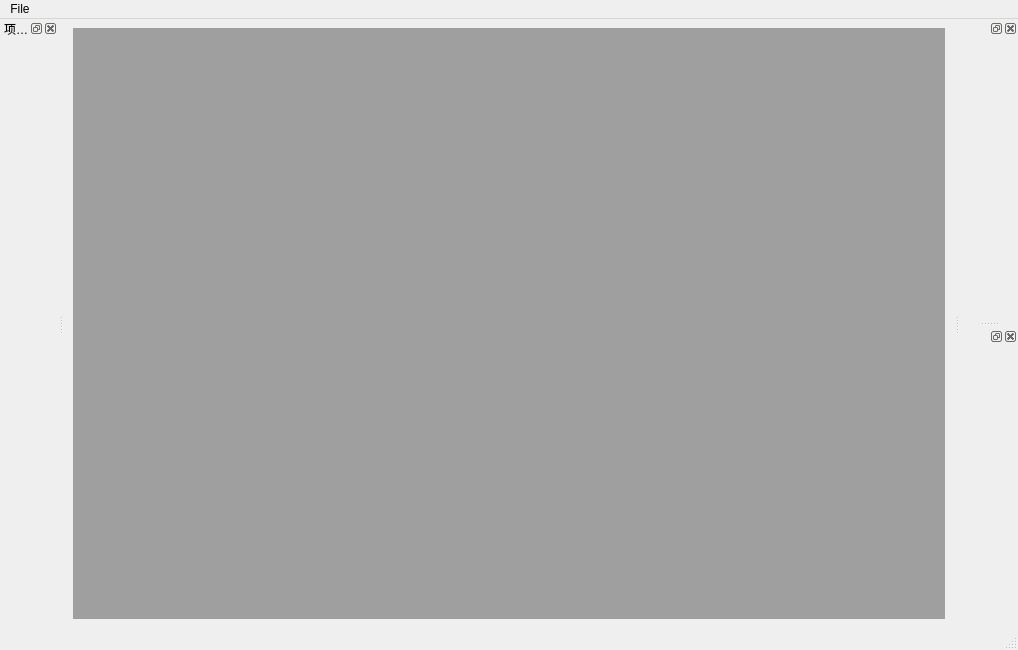
<?xml version="1.0" encoding="UTF-8"?>
<ui version="4.0">
 <class>MainWindow</class>
 <widget class="QMainWindow" name="MainWindow">
  <property name="geometry">
   <rect>
    <x>0</x>
    <y>0</y>
    <width>1018</width>
    <height>650</height>
   </rect>
  </property>
  <property name="windowTitle">
   <string>MainWindow</string>
  </property>
  <widget class="QWidget" name="centralwidget">
   <layout class="QGridLayout" name="gridLayout">
    <item row="0" column="0">
     <widget class="QMdiArea" name="mdiArea"/>
    </item>
   </layout>
  </widget>
  <widget class="QMenuBar" name="menubar">
   <property name="geometry">
    <rect>
     <x>0</x>
     <y>0</y>
     <width>1018</width>
     <height>21</height>
    </rect>
   </property>
   <widget class="QMenu" name="menuFile">
    <property name="title">
     <string>File</string>
    </property>
   </widget>
   <addaction name="menuFile"/>
  </widget>
  <widget class="QStatusBar" name="statusbar"/>
  <widget class="QDockWidget" name="dockWidget">
   <property name="floating">
    <bool>false</bool>
   </property>
   <property name="windowTitle">
    <string>项目管理</string>
   </property>
   <attribute name="dockWidgetArea">
    <number>1</number>
   </attribute>
   <widget class="QWidget" name="dockWidgetContents"/>
  </widget>
  <widget class="QDockWidget" name="dockWidget_2">
   <attribute name="dockWidgetArea">
    <number>2</number>
   </attribute>
   <widget class="QWidget" name="dockWidgetContents_2"/>
  </widget>
  <widget class="QDockWidget" name="dockWidget_3">
   <attribute name="dockWidgetArea">
    <number>2</number>
   </attribute>
   <widget class="QWidget" name="dockWidgetContents_3"/>
  </widget>
 </widget>
 <resources/>
 <connections/>
</ui>
